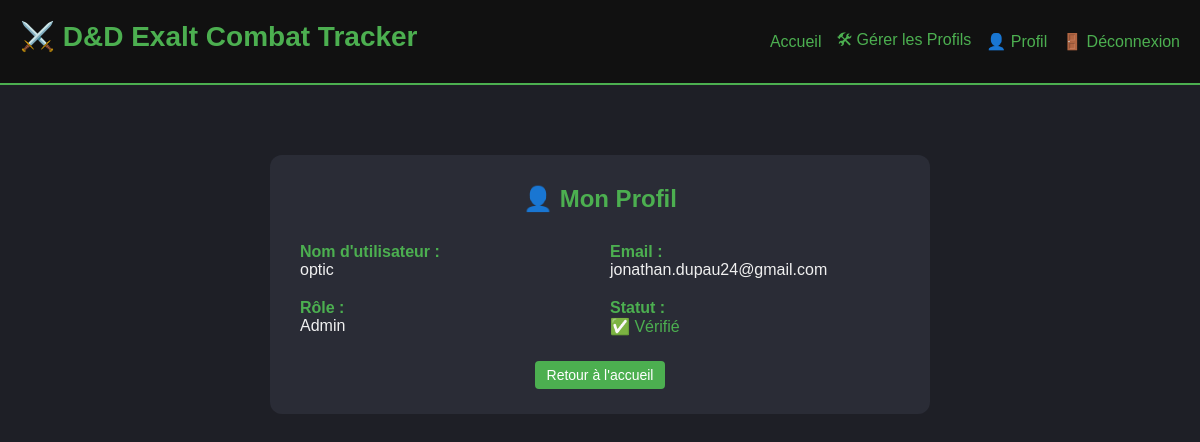
/auth/profile (signed in), run on the app's committed database.
### app/models/user.py (models this page shows, shortened)
class User(db.Model):
    id = db.Column(db.Integer, primary_key=True)
    username = db.Column(db.String(80), unique=True, nullable=False)
    email = db.Column(db.String(120), unique=True, nullable=False)
    password_hash = db.Column(db.String(255), nullable=False)
    role = db.Column(db.String(20), default='Joueur')  # Admin, MJ, Joueur
    is_verified = db.Column(db.Boolean, default=False)
    created_at = db.Column(db.DateTime, default=datetime.utcnow)
    last_login = db.Column(db.DateTime)
    is_active = db.Column(db.Boolean, default=True)

### app/routes/auth.py (the view)
@bp.route('/profile')
@login_required
def profile():
    from flask import g
    return render_template('auth/profile.html', user=g.current_user)

### app/services/auth_service.py (called while the page is built)
    @staticmethod
    def get_user_by_id(user_id):
        return User.query.get(user_id)

### templates/auth/profile.html
{% extends "base.html" %}
{% block content %}
<div style="max-width: 600px; margin: 50px auto; background: #2a2c36; padding: 30px; border-radius: 12px;">
    <h2 style="text-align: center; color: #4caf50; margin-bottom: 30px;">👤 Mon Profil</h2>
    <div style="display: grid; grid-template-columns: 1fr 1fr; gap: 20px;">
        <div>
            <strong style="color: #4caf50;">Nom d'utilisateur :</strong><br>
            <span style="color: #f0f0f0;">{{ user.username }}</span>
        </div>
        <div>
            <strong style="color: #4caf50;">Email :</strong><br>
            <span style="color: #f0f0f0;">{{ user.email }}</span>
        </div>
        <div>
            <strong style="color: #4caf50;">Rôle :</strong><br>
            <span style="color: #f0f0f0;">{{ user.role }}</span>
        </div>
        <div>
            <strong style="color: #4caf50;">Statut :</strong><br>
            {% if user.is_verified %}
                <span style="color: #4caf50;">✅ Vérifié</span>
            {% else %}
                <span style="color: #ff9800;">⚠️ En attente de vérification</span>
            {% endif %}
        </div>
    </div>
    <div style="text-align: center; margin-top: 30px;">
        <a href="{{ url_for('main.index') }}" class="btn-primary">Retour à l'accueil</a>
    </div>
</div>
{% endblock %}

### static/css/base.css (style rules this page uses)
body { font-family: Arial, sans-serif; background-color: #1e1f26; color: #f0f0f0; margin: 0; padding: 0; }
h1, h2, h3 { margin: 0 0 10px 0; }
a { color: #4caf50; text-decoration: none; }

### static/css/components.css (style rules this page uses)
.btn, .btn-primary, .btn-danger, .btn-secondary { padding: 6px 12px; border-radius: 4px; text-decoration: none; color: white; border: none; cursor: pointer; font-size: 14px; }
.btn-primary { background: #4caf50; }

### data on the page
User: username "optic", email "jonathan.dupau24@gmail.com", role "Admin"
